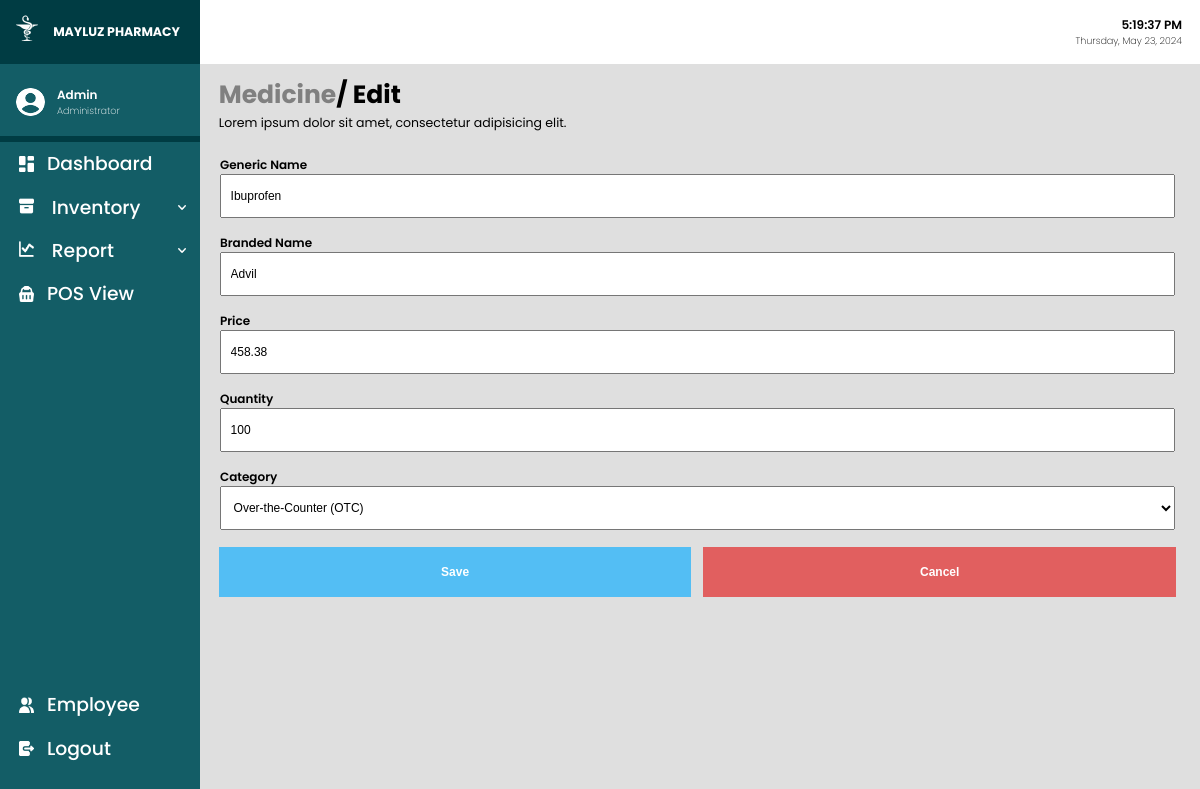
/editMedicine.php?medicineID=2 (signed in), run on an earlier commit of the app's database.
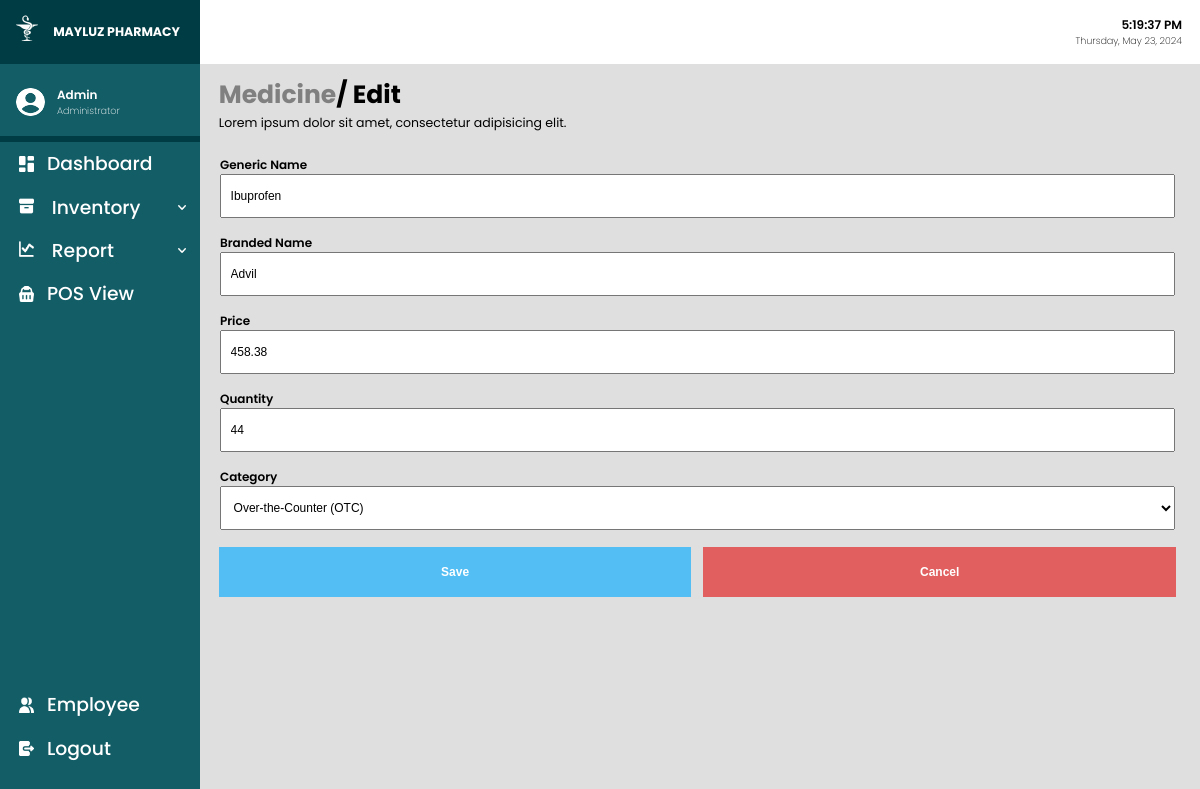
And on a later commit of the database.
### tables this page shows
CREATE TABLE `medicine` (
  `medicineID` int(10) NOT NULL,
  `genericName` varchar(100) NOT NULL,
  `brandedName` varchar(100) NOT NULL,
  `price` double(100,2) NOT NULL,
  `stock` int(11) NOT NULL,
  `dateAdded` date NOT NULL DEFAULT current_timestamp(),
  `categoryID` int(10) DEFAULT NULL
);

CREATE TABLE `category` (
  `categoryID` int(10) NOT NULL,
  `categoryName` varchar(50) NOT NULL
);

### editMedicine.php (the view, shortened to what this page needs)
<?php include('connect.php');
?>
<!DOCTYPE html>
<html lang="en">
<head>
    <link rel="stylesheet" href="css/main.css">
    <link rel="stylesheet" href="css/global.css">
    <link rel="stylesheet" href="css/edit.css">
</head>
<body onload="whenActive()">
    <div class="container">
        <?php include('sidebar.php') ?>
        <div class="main">
            <div class="header">
                <div class="timendate">
                    <p class="datime">00:00:00 AM</p>
                    <p class="dadate">Monday, June 12, 2003</p>
                </div>
            </div>
            <div class="content medicine">
                <div class="directory">
                    <div class="directoryinfo">
                        <h1 style="color:gray"> Medicine <p>/ Edit</p>
                        </h1>
                        <p> Lorem ipsum dolor sit amet, consectetur adipisicing elit. </p>
                    </div>
                </div>
                <div class="subcontent">
                    <?php
                    if ($_GET['medicineID']) {
                        $mID = $_GET['medicineID'];
                        $sql = "SELECT * FROM medicine WHERE medicineID = '$mID'";
                        $result = mysqli_query($conn, $sql);
                        $rowMed = mysqli_fetch_array($result);
                    }
                    ?>
                    <form action="editMedicine.php" method="POST" autocomplete="off">
                        <div class="editForm">
                            <label> Generic Name </label>
                            <input name="genericName" type="text" placeholder="Enter Generic Name" value='<?php echo $rowMed['genericName'] ?>' autofocus> </input>
                            <label> Branded Name </label>
                            <input name="brandName" type="text" placeholder="Enter Brand Name" value='<?php echo $rowMed['brandedName'] ?>'> </input>
                            <label> Price </label>
                            <input name="medicinePrice" type="number" step="0.01" placeholder="Enter Price" min="1" value='<?php echo $rowMed['price'] ?>'> </input>
                            <label> Quantity </label>
                            <input name="medicineQuantity" type="number" placeholder="Enter Quantity" min="0" value='<?php echo $rowMed['stock'] ?>'> </input>
                            <label> Category </label> <?php $categoryID = $rowMed['categoryID'] ?>
                            <select name="medicineCategory" placeholder="Category">
                                <?php
                                $fetchCategoryValue = "SELECT * FROM category WHERE categoryID = '$categoryID'";
                                $exec = mysqli_query($conn, $fetchCategoryValue);
                                $rowCat = mysqli_fetch_array($exec);
                                if ($rowMed['categoryID'] == $rowCat['categoryID']) {
                                    echo "<option value='" . $rowCat['categoryID'] . "'>" . $rowCat['categoryName'] . "</option>";
                                }
                                ?>
                            </select>
                        </div>
                        <div class="editConfirmation">
                            <input class="editBtns" type="Submit" name="editSubmitM" value="Save">
                            <input class="editBtns" type="Submit" name="editCancelM" value="Cancel">
                        </div>
                    </form>
                </div>
            </div>
        </div>
    </div>
</body>
</html>

What changed in the data, as far as the page shows it:
changed medicine "Ibuprofen": medicineQuantity "100" → "44"
